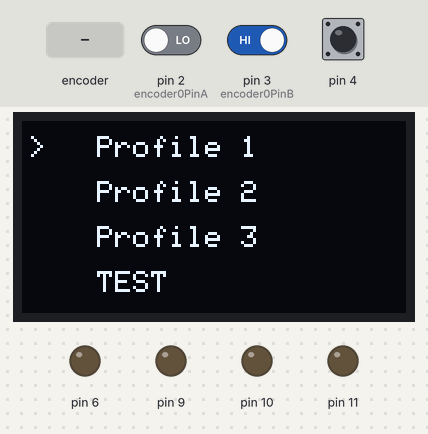
Bench run of a sketch on a simulated Arduino Uno, built with avr-gcc and run on an emulated ATmega328P. On the bench: 128×64 one-colour display, output pins drawn as LEDs (lit = HIGH). Dashed ring = blinking. Inputs (shaded band) come from the test bench; at power-on: pin 4 HIGH, pin 2 (encoder0PinA) LOW, pin 3 (encoder0PinB) HIGH. The display library's start-up logo is not drawn; EEPROM starts erased.

Above: at 4.2 s.
4.3 s: rotary encoder on pin 2 (encoder0PinA) / pin 3 (encoder0PinB) turned 3 steps (first pin leading)
At 5.5 s:
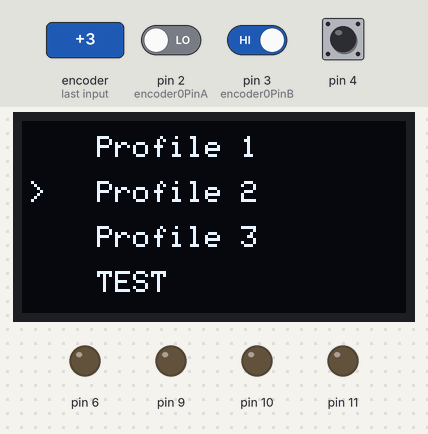
6.4 s: rotary encoder on pin 2 (encoder0PinA) / pin 3 (encoder0PinB) turned 2 steps (second pin leading)
At 6.61 s:
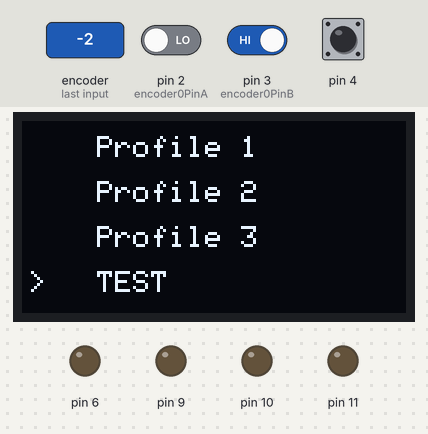
8.3 s: pin 4 pulsed LOW 5 times (0.12 s each, 0.3 s apart)
At 8.62 s:
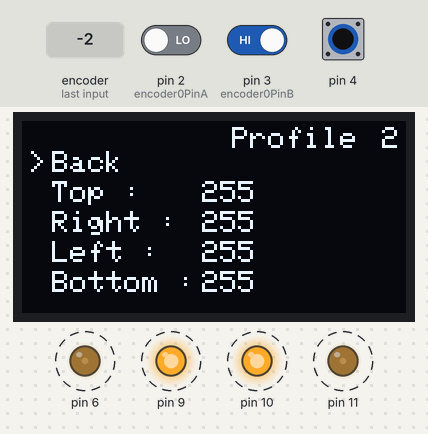
11.3 s: pin 4 pulsed LOW 2 times (0.12 s each, 0.3 s apart)
At 12.5 s:
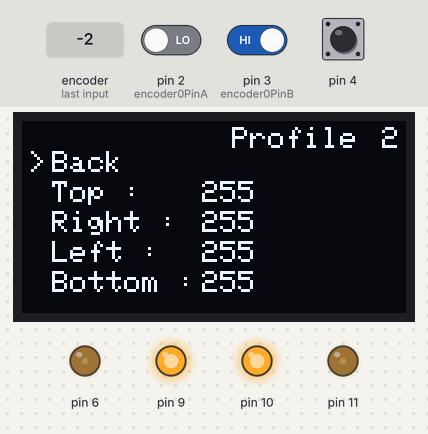
Timing chart, 0 to 14.3 s (numbered marks = the images above; inputs shaded):
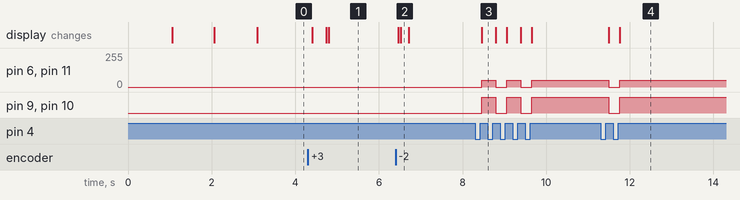

Measured:
- after the input at 4.3 s, the display: changes after 0.11 s (image 1)
- after the input at 6.4 s, the display: first changes after 0.06 s (image 2 shows a later state)
- after the input at 8.3 s, pin 6, pin 11: alternates 49/255 for 0.34 s and 0/255 for 0.26 s, 5 changes in all, then stays 49/255, starting after 0.15 s; pin 9, pin 10: alternates HIGH for 0.34 s and LOW for 0.26 s, 5 changes in all, then stays HIGH, starting after 0.15 s; the display: changes after 0.15 s (image 3)
- after the input at 11.3 s, pin 6, pin 11: 49/255 → 0/255 after 0.19 s, → 49/255 0.26 s later; pin 9, pin 10: HIGH → LOW after 0.19 s, → HIGH 0.26 s later; the display: first changes after 0.19 s (image 4 shows a later state)

The sketch:

light.ino
```cpp
#include <EEPROM.h>
#include <Wire.h>
#include <Adafruit_GFX.h>
#include <Adafruit_SSD1306.h>

#define SCREEN_HEIGHT 64
#define SCREEN_WIDTH 128
#define OLED_RESET -1
Adafruit_SSD1306 display(SCREEN_WIDTH, SCREEN_HEIGHT, &Wire, OLED_RESET);

#define NUMFLAKES     10

#define encoder0PinA  2
#define encoder0PinB  3
volatile unsigned int encoder0Pos = 0;

int valA;
int valB;
int valC;
int valD;
int i,k,mainMenuCount;

byte clk;
byte menuCount = 0;
byte dir = 0;
bool runState = false;
unsigned long zaman=0;
bool mainMenuState=true;

void setup() {
  Serial.begin(9600);
  display.begin(SSD1306_SWITCHCAPVCC, 0x3C);

  display.display();
  delay(1000);
  display.clearDisplay();

  display.invertDisplay(true);
  delay(1000);
  display.invertDisplay(false);
  delay(1000);

  setPwmFrequency(6,1);
  setPwmFrequency(9,1);
  setPwmFrequency(10,1);
  setPwmFrequency(11,1);

  attachInterrupt(0, doEncoder, CHANGE);

}
void staticMenu() {
  display.setTextColor(WHITE);
  display.setTextSize(1);
  display.setCursor(10,10);
  display.println("Back");
  display.setCursor(70,2);
  display.println("Profile");
  display.setCursor(120,2);
  display.println(mainMenuCount+1);

  display.setCursor(10, 20);
  display.println("Top :");
  display.setCursor(60, 20);
  display.println(valA);

  display.setCursor(10, 30);
  display.println("Right :");
  display.setCursor(60, 30);
  display.println(valB);

  display.setCursor(10, 40);
  display.println("Left :");
  display.setCursor(60, 40);
  display.println(valC);

  display.setCursor(10, 50);
  display.println("Bottom :");
  display.setCursor(60, 50);
  display.println(valD);


  display.setCursor(2, (menuCount * 10+10) );
  display.println(">");

  display.display();
} //menu


void mainMenu() {

  display.setTextColor(WHITE);
  display.setTextSize(1);

  display.setCursor(25, 5);
  display.println("Profile 1");


  display.setCursor(25, 20);
  display.println("Profile 2");


  display.setCursor(25, 35);
  display.println("Profile 3");


  display.setCursor(25, 50);
  display.println("TEST");

  display.setCursor(2, (mainMenuCount * 15 +5) );
  display.println(">");

  display.display();


  } //main menu

void mainMenuCheck() {

  mainMenuCount =  encoder0Pos;
  mainMenuCount = mainMenuCount % 4;

  if (digitalRead(4) == LOW){
    while(digitalRead(4)==0) {}
    switch (mainMenuCount) {

    case 0: eepromRead();  mainMenuState=false; encoder0Pos=0; break;
    case 1: eepromRead();  mainMenuState=false; encoder0Pos=0; break;
    case 2: eepromRead();  mainMenuState=false; encoder0Pos=0; break;
    case 3: test();  break;
    default: return;
  }


  }
  } //main menu check


void menuCheck() {
  menuCount =  encoder0Pos;
  menuCount = menuCount % 5;

if (digitalRead(4) == LOW ) { while(digitalRead(4)==0) {}


   switch (menuCount) {

   case 0: mainMenuState=true;   encoder0Pos = mainMenuCount ; break;
   case 1: encoder0Pos = valA; while(digitalRead(4)==1) {valA=encoder0Pos; screenEdit();} encoder0Pos=1; while(digitalRead(4)==0) {} break;
   case 2: encoder0Pos = valB; while(digitalRead(4)==1) {valB=encoder0Pos; screenEdit();} encoder0Pos=2; while(digitalRead(4)==0) {} break;
   case 3: encoder0Pos = valC; while(digitalRead(4)==1) {valC=encoder0Pos; screenEdit();} encoder0Pos=3; while(digitalRead(4)==0) {} break;
   case 4: encoder0Pos = valD; while(digitalRead(4)==1) {valD=encoder0Pos; screenEdit();} encoder0Pos=4; while(digitalRead(4)==0) {} break;
}


  }


} // menucheck
void screenEdit(){
  display.clearDisplay(); display.setTextColor(WHITE);
  display.setCursor(80, menuCount*10+10); display.println("<<<");
  staticMenu();  ledControl();
}

void doEncoder() {
  if (digitalRead(encoder0PinA) == HIGH) {
        if (digitalRead(encoder0PinB) == LOW && encoder0Pos > 0) {
             encoder0Pos = encoder0Pos - 1;
             dir = 0;
        } else {
        encoder0Pos = encoder0Pos + 1;
        dir = 1;
             }
  } else  {
          if (digitalRead(encoder0PinB) == LOW ) {
              encoder0Pos = encoder0Pos + 1;
              dir = 1;
         } else {
              if (encoder0Pos > 0) {
              encoder0Pos = encoder0Pos - 1;
              dir = 0;
      }
    }
  }
} //doencoder
void zero() {

    analogWrite(6,  0);
    analogWrite(9,  0);
    analogWrite(10, 0);
    analogWrite(11, 0);

}


void ledControl() {

  if (runState == true) {


    analogWrite(6,  map(valA, 0, 100, 0, 220));
    analogWrite(9,  map(valB, 0, 100, 0, 220));
    analogWrite(10, map(valC, 0, 100, 0, 220));
    analogWrite(11, map(valD, 0, 100, 0, 220));


    eepromWrite();


  }
  } //ledControl

void test() {
  display.clearDisplay();
  display.setTextColor(WHITE);
  display.setTextSize(2);
  display.setCursor(15, 0);
  display.println("Test...");
  display.display();

  for( k=0; k<5; k++){
  for( i=0; i<150; i++) { analogWrite(6,i);  delay(200); }
  for( i=0; i<150; i++) { analogWrite(9,i);  delay(200); }
  for( i=0; i<150; i++) { analogWrite(10,i); delay(200); }
  for( i=0; i<150; i++) { analogWrite(11,i); delay(200); }

  for( i=150; i>1; i--) { analogWrite(6,i);  delay(200); }
  for( i=150; i>1; i--) { analogWrite(9,i);  delay(200); }
  for( i=150; i>1; i--) { analogWrite(10,i); delay(200); }
  for( i=150; i>1; i--) { analogWrite(11,i); delay(200); }

  }
  } // test


void setPwmFrequency(int pin, int divisor) {
  byte mode;
  if(pin == 5 || pin == 6 || pin == 9 || pin == 10) {
    switch(divisor) {
      case 1: mode = 0x01; break;
      case 8: mode = 0x02; break;
      case 64: mode = 0x03; break;
      case 256: mode = 0x04; break;
      case 1024: mode = 0x05; break;
      default: return;
    }
    if(pin == 5 || pin == 6) {
      TCCR0B = TCCR0B & 0b11111000 | mode;
    } else {
      TCCR1B = TCCR1B & 0b11111000 | mode;
    }
  } else if(pin == 3 || pin == 11) {
    switch(divisor) {
      case 1: mode = 0x01; break;
      case 8: mode = 0x02; break;
      case 32: mode = 0x03; break;
      case 64: mode = 0x04; break;
      case 128: mode = 0x05; break;
      case 256: mode = 0x06; break;
      case 1024: mode = 0x07; break;
      default: return;
    }
    TCCR2B = TCCR2B & 0b11111000 | mode;
  }
}  //set pwm


void eepromWrite() {

      switch(mainMenuCount) {

      case 0:     EEPROM.write(0, valA);
                  EEPROM.write(1, valB);
                  EEPROM.write(2, valC);
                  EEPROM.write(3, valD);   break;

      case 1:     EEPROM.write(4, valA);
                  EEPROM.write(5, valB);
                  EEPROM.write(6, valC);
                  EEPROM.write(7, valD);   break;

      case 2:     EEPROM.write(8,  valA);
                  EEPROM.write(9,  valB);
                  EEPROM.write(10, valC);
                  EEPROM.write(11, valD);  break;
      default:return;

  }
  }//eepromWrite


void eepromRead() {

      switch(mainMenuCount) {


      case 0:     valA = EEPROM.read(0);
                  valB = EEPROM.read(1);
                  valC = EEPROM.read(2);
                  valD = EEPROM.read(3);   break;

      case 1:     valA = EEPROM.read(4);
                  valB = EEPROM.read(5);
                  valC = EEPROM.read(6);
                  valD = EEPROM.read(7);   break;

      case 2:     valA = EEPROM.read(8);
                  valB = EEPROM.read(9);
                  valC = EEPROM.read(10);
                  valD = EEPROM.read(11);  break;
      default:return;

  }
  } //eepromRead


void loop() {


  if (mainMenuState==true) {
  mainMenu();
  mainMenuCheck();
  runState = false;
  zero();
  zaman = millis();
  } else {

  if(millis()-zaman>60000000) {mainMenuState=true;}
  runState = true;

  menuCheck();
  staticMenu();
  ledControl(); }

  display.clearDisplay();
  delay(50);

} //loop
```
